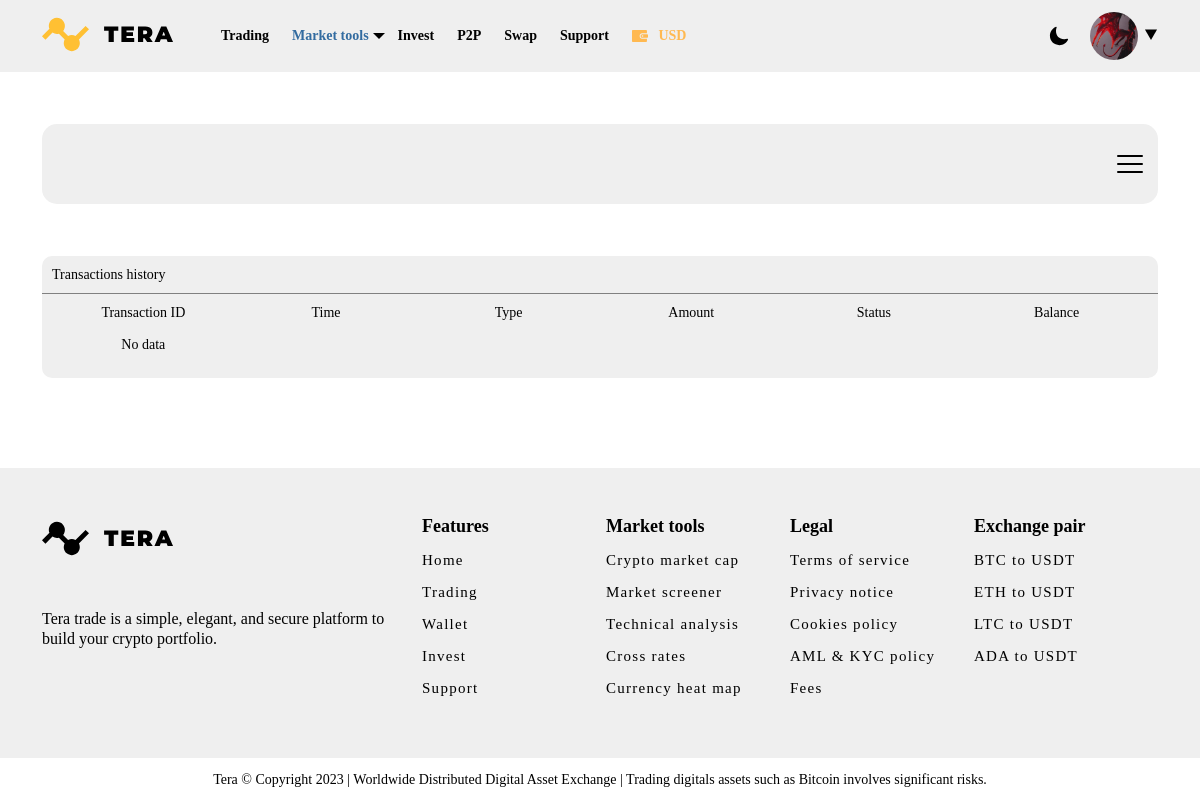
Page /profile/transactions (signed in) on the earlier database version.
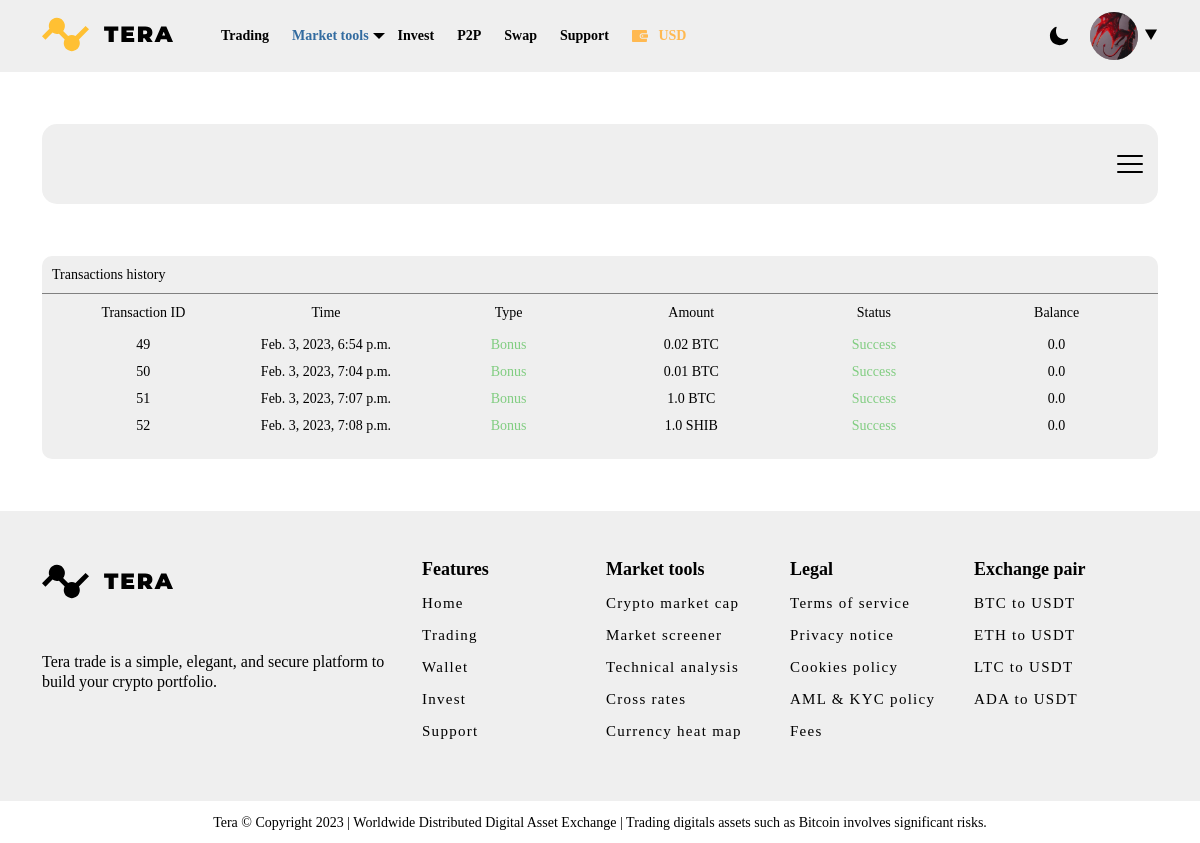
Same page on the later database version.
### user_profile/models.py (models this page shows, shortened)
class UserTransaction(models.Model):
    class TransactionType(models.TextChoices):
        DEPOSIT = "D", _("Deposit")
        WITHDRAW = "W", _("Withdraw")
        BONUS = "B", _("Bonus")
    class TransactionStatus(models.TextChoices):
        PROCESS = "P", _("Process")
        SUCCESS = "S", _("Success")
        FAILED = "F", _("Failed")
    user = models.ForeignKey(CustomUser, on_delete=models.CASCADE, verbose_name='Мамонт')
    date = models.DateTimeField(
        verbose_name="Время", auto_now_add=True)
    type = models.CharField(max_length=1, choices=TransactionType.choices,
                            null=False, blank=False, verbose_name=_("Type"))
    bonus_code = models.ForeignKey(BonusModel, null=True, on_delete=models.SET_NULL)
    token = models.ForeignKey(Token, verbose_name=
        "Токен", on_delete=models.CASCADE)
    status = models.CharField(max_length=1, choices=TransactionStatus.choices,
                              null=False, blank=False, verbose_name=_("Status"))
    amount = models.FloatField(verbose_name="Сумма")
    class Meta:
        verbose_name = "Транзакция"
        verbose_name_plural = "Транзакции"

class Token(models.Model):
    name = models.CharField(max_length=255, null=False, verbose_name=_("Name"))
    tag = models.CharField(max_length=25, null=False, verbose_name=_("Tag"))
    address = models.CharField(
        max_length=510, null=False, verbose_name=_("Address for deposit"))
    icon = models.FileField(null=False, verbose_name=_("Icon"))
    qr_code = models.ImageField(upload_to="qr_codes", blank=True)
    fee = models.FloatField(default=0, verbose_name=_("Network Fee"))
    min = models.FloatField(default=0, verbose_name=_("Minimum for Deposit"))

### user_profile/views.py (the view)
# urls.py: path('transactions', views.transactions, name="transactions"),
@login_required
def transactions(request):
    result = []
    context = None
    try:
        transactions = UserTransaction.objects.filter(user=request.user)
        for transaction in transactions:
            data = {
                'id': transaction.id,
                'date': transaction.date,
                'type': transaction.get_type_display(),
                'amount': transaction.amount,
                'token': transaction.token,
                'status': transaction.get_status_display(),
                'balance': 0.0,
            }
            result.append(
                {
                    'transaction': data,
                }
            )
        context = {
            "data": result,
        }
    except Exception as e:
        pass
    return render(
        request=request,
        template_name="user_profile/transactions.html",
        context=context
    )

### templates/user_profile/transactions.html
{% extends 'user_profile/base.html' %}
{% load static %}
{% block wallet_content %}
<div class="row">
    <div class="col-12">
        <div class="transactions">
            <div class="transactions__header">
                <p>Transactions history</p>
            </div>
            <div class="transactions__body">
                <table>
                    <thead class="transactions__table_head">
                        <th>Transaction ID</th>
                        <th>Time</th>
                        <th>Type</th>
                        <th>Amount</th>
                        <th>Status</th>
                        <th>Balance</th>
                    </thead>
                    <tbody class="transactions__table_body">
                        {% if data %}
                        {% for item in data %}
                        <tr class="transactions__table_item">
                            <td>{{item.transaction.id}}</td>
                            <td>{{item.transaction.date}}</td>
                            <td {% if item.transaction.type == 'Withdraw' %}style="color: var(--danger-text);"{% else %}style="color: var(--success-text);"{% endif %}>{{item.transaction.type}}</td>
                            <td>{{item.transaction.amount}}&nbsp;{{item.transaction.token.tag}}</td>
                            <td {% if item.transaction.status == 'Failed' %}style="color: var(--danger-text);"{% else %}style="color: var(--success-text);"{% endif %}>{{item.transaction.status}}</td>
                            <td>{{item.transaction.balance}}</td>
                        </tr>
                        {% endfor %}
                        {% else %}
                        <tr class="transactions__table_item">
                            <td colspan="6" style="text-align: center;">
                                <p >No data</p>
                            </td>
                        </tr>
                        {% endif %}
                    </tbody>
                </table>
            </div>
        </div>
    </div>
</div>
{% endblock %}

Differences in the rows shown:
added UserTransaction: transaction "Feb. 3, 2023, 6:54 p.m.", transaction.amount "0.02"
now on this page (row unchanged): Token: transaction.token.tag "BTC" "BTC" "BTC"
added UserTransaction: transaction "Feb. 3, 2023, 7:04 p.m.", transaction.amount "0.01"
added UserTransaction: transaction "Feb. 3, 2023, 7:07 p.m.", transaction.amount "1.0"
added UserTransaction: transaction "Feb. 3, 2023, 7:08 p.m.", transaction.amount "1.0"
now on this page (row unchanged): Token: transaction.token.tag "SHIB"
Other differences:
new list line: "49 Bonus Success 0.0"
new list line: "50 Bonus Success 0.0"
new list line: "51 Bonus Success 0.0"
new list line: "52 Bonus Success 0.0"
text no longer shown: "No data"
